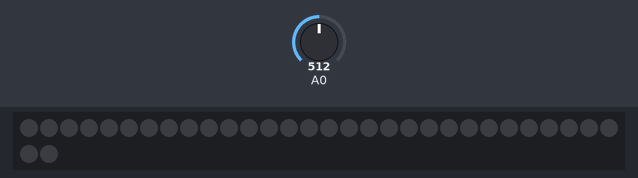
Recording of a sketch running on a simulated Arduino Uno, built with avr-gcc and run on an emulated ATmega328P. Parts: 32 RGB LEDs in strip order, left to right, continuing on the next row. Inputs (shaded band) come from the test bench; at power-on: A0 = 512. Dim RGB values are drawn brighter than linear.

Above: at 1.2 s.
1.3 s: A0 set to 716
At 2.5 s:
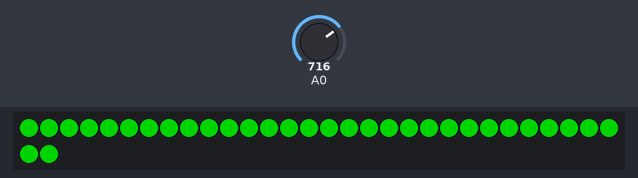
2.8 s: A0 set to 530
4.3 s: A0 set to 499
At 4.8 s:
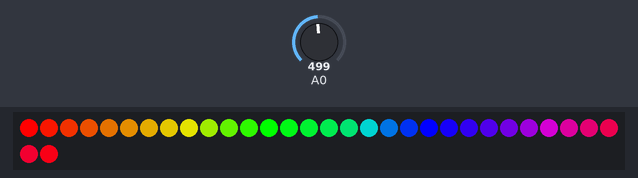
5.8 s: A0 set to 522
At 7.0 s:
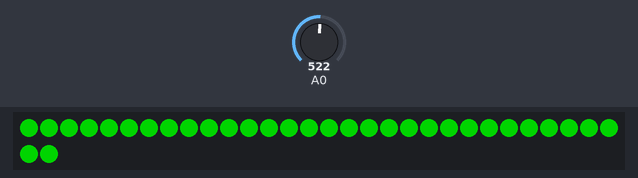
7.3 s: A0 set to 511
At 8.3 s:
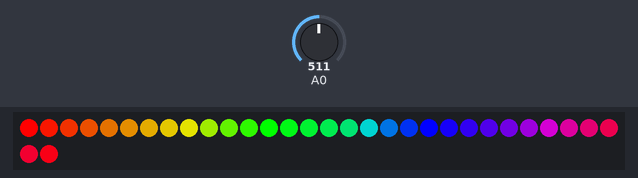
Timing chart, 0 to 9.8 s (numbered marks = the images above; inputs shaded):
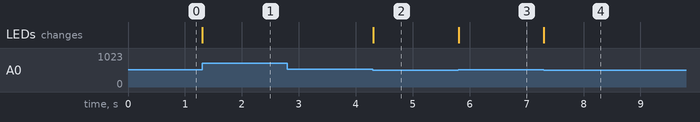

Measured:
- the behaviour switches between 512 and 511 on A0 (found by bisection; images 1 and 2)
- after the input at 1.3 s, the LEDs: change at once (image 1)
- after the input at 2.8 s, every drawn part: stays the same
- after the input at 4.3 s, the LEDs: change at once (image 2)
- after the input at 5.8 s, the LEDs: change at once (image 3)
- after the input at 7.3 s, the LEDs: change at once (image 4)

The sketch:

Day2_8gradientknobIF_HSV.ino
```cpp
//SETUP CODE
#include "FastLED.h"

#define NUM 32
#define DATA_PIN 3

CRGB leds[NUM];

void setup() { FastLED.addLeds<WS2811, DATA_PIN>(leds, NUM); }

//LOOPING CODE
void loop() {

  int knob = analogRead(14);

  if (knob<512) {
    for(int i = 0; i < NUM; i++) {
       leds[i] = CHSV(i*8, 255, 255);
    }
  }

  if (knob>512) {
    for(int i = 0; i < NUM; i++) {
       leds[i] = CRGB::Green;
    }
  }

  FastLED.show();

}
```
